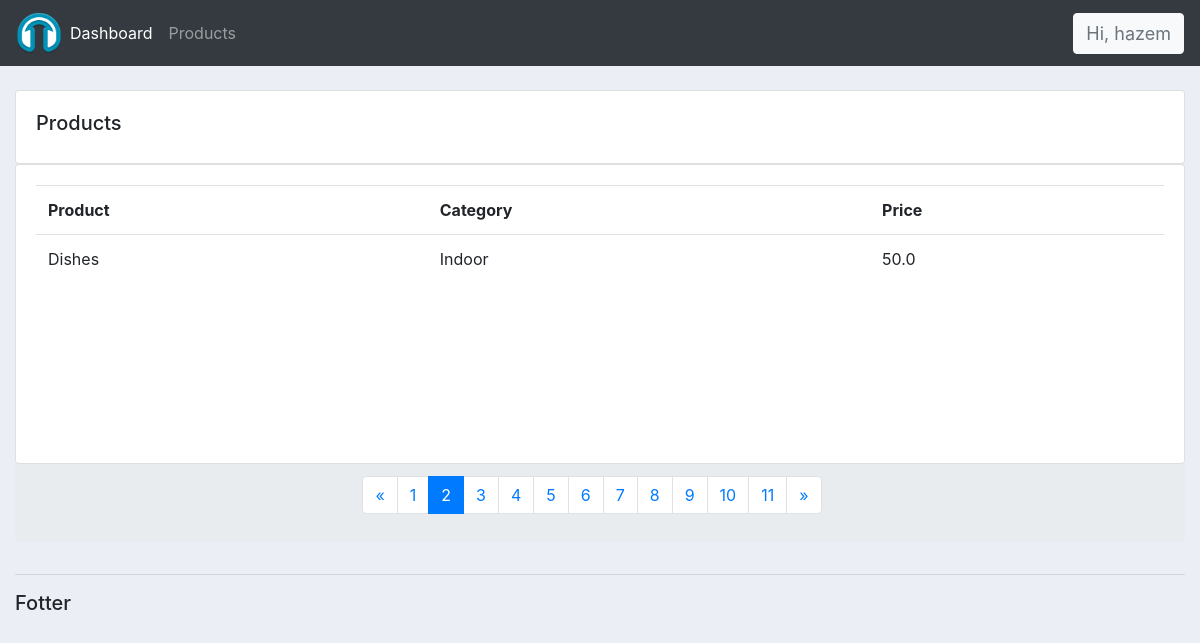
Page /products/?page=2 (signed in) on the committed database.
### accountss/models.py (models this page shows, shortened)
class Product(models.Model):
    CATEGORY = (
        ('Indoor','Indoor'),
        ('Out Door','Out Door'),
    )
    name         = models.CharField(max_length=200, null=True)
    price        = models.FloatField(null=True)
    category     = models.CharField(max_length=200, null=True, choices=CATEGORY)
    description  = models.CharField(max_length=200, null=True, blank=True)
    date_created = models.DateTimeField(auto_now_add=True, null=True)
    tags = models.ManyToManyField(Tag)

### accountss/decorators.py (the view)
        def wrapper_func(request, *args, **kwargs):
            group = None
            if request.user.groups.exists():
                group = request.user.groups.all()[0].name
            if group in allowed_roles:
                return view_func(request, *args, **kwargs)
            else:
                return HttpResponse('<h1><p>Not Authorized</p></h1>')

### accountss/views.py (called while the page is built)
@login_required(login_url='loginPage')
@allowed_users(allowed_roles=['admin'])
def products(request):
    products = Product.objects.all()
    paginator = Paginator(products, 1)
    current_page_number = request.GET.get('page')
    page_obj = paginator.get_page(current_page_number)
    print(paginator.num_pages)
    print(current_page_number)
    if current_page_number :
        if int(current_page_number) > (paginator.num_pages) or int(current_page_number) <= 0:
            print("page not found")
    return render(request, 'accountss/products.html', {'page_obj': page_obj, 'page_number':current_page_number})

### accountss/templates/accountss/products.html (shortened to what this page needs)
{% extends 'accountss/main.html'%}
{% block content%}
<br>
<div class="row ">
    <div class="col-md ">
        <div class="card card-body">
            <h5>Products</h5>
        </div>
        <div class="card card-body" style="height: 300px;">
            <table class="table">
                <tr>
                    <th>Product</th>
                    <th>Category</th>
                    <th>Price</th>
                </tr>
                {% for i in page_obj %}
                    <tr>
                        <td>
                            {{ i.name }}
                        </td>
                        <td>
                            {{ i.category }}
                        </td>
                        <td>
                            {{ i.price }}
                        </td>
                    </tr>
                {% endfor %}
            </table>
        </div>
        {% if page_obj.paginator.num_pages > 1  %}
        <div class=" pagination justify-content-center breadcrumb">
          <nav aria-label="Page navigation example">
              <ul class="pagination">
                <li class="page-item">
                  {% if page_obj.has_previous %}
                  <a class="page-link" href="?page={{ page_obj.previous_page_number }}" aria-label="Previous">
                    <span aria-hidden="true" >&laquo;</span>
                  </a>
                  {% else %}
                  <a class="page-link disabled" aria-label="Next">
                      <span aria-hidden="true" >&laquo;</span>
                      <span class="sr-only">Next</span>
                    </a>
                  {% endif %}
                </li>
                {% for page in page_obj.paginator %}
                <li class="page-item {% if page_number == page.number|truncatechars:14 or not page_number and page.number|truncatechars:14 == '1'  %}
                  active
                  {% endif %}
                  "><a class="page-link" href="?page={{ page.number }}">{{ page.number }}</a></li>
                {% endfor %}
                <li class="page-item">
                  {% if page_obj.has_next %}
                  <a class="page-link" href="?page={{ page_obj.next_page_number }}" aria-label="Next">
                    <span aria-hidden="true" >&raquo;</span>
                  </a>
                  {% else %}
                  <a class="page-link disabled" aria-label="Next">
                      <span aria-hidden="true" >&raquo;</span>
                      <span class="sr-only">Next</span>
                    </a>
                  {% endif %}
                </li>
              </ul>
          </nav>
        </div>
        {% endif %}
    </div>
</div>
{% endblock %}

### accountss/templates/accountss/navbar.html (shortened to what this page needs)
{% load static %}
<nav class="navbar navbar-expand-lg navbar-dark bg-dark ">
  <img class="nav-small-hazem" src="{% static 'images/logo.png' %}">
    <div class="collapse navbar-collapse" id="navbarNavAltMarkup">
      <div class="navbar-nav">
        {% if request.user.is_staff %}
        <a class="nav-item nav-link active" href="{% url 'home' %}">Dashboard</a>
        <a class="nav-item nav-link" href="{% url 'products'%}">Products</a>
        {% endif %}
      </div>
    </div>
    <span class="text-muted float-right hz  btn btn-light"  data-toggle="collapse" data-target="#logoutbutton" style="font-size: 18px;">Hi, {{request.user}}  </span>
  </nav>

### static/css/main.css (style rules this page uses)
body { background-color: #ebeff5; }

### static/css/navbar.css (style rules this page uses)
.nav-small-hazem { float: left; padding: 2px 0px; font-size: 19px; line-height: 24px; height: 50px; max-width: 50px; display: table; }

### accountss/templates/accountss/navbar.html (style rules this page uses)
@media (min-width: 992px) { .hz { display: inline; } }

### rows in the picture
Product: name "Dishes", category "Indoor", price "50.0"

### other values in the picture
{{ request.user }} "hazem"
{{ page.number }} "1" "2" "3" "4" "5" "6" "7" "8" "9" "10" "11"
